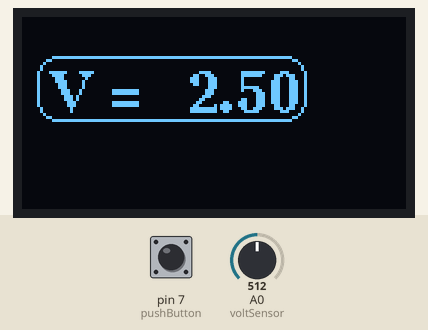
Simulated run of this sketch. Board: Arduino Uno, built with avr-gcc and run on an emulated ATmega328P. On the bench: 128×64 one-colour display. The test bench sets the inputs (shaded band); at power-on: A0 (voltSensor) = 512, pin 7 (pushButton) LOW.

Above: at 1.2 s.
1.3 s: A0 (voltSensor) set to 716
At 2.7 s:
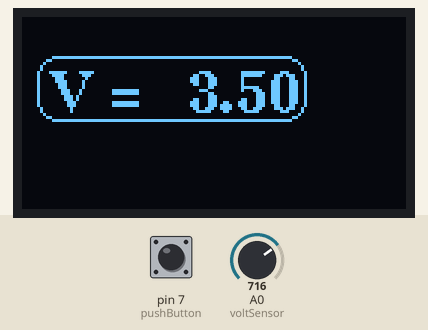
4.4 s: A0 (voltSensor) set to 900
At 5.3 s:
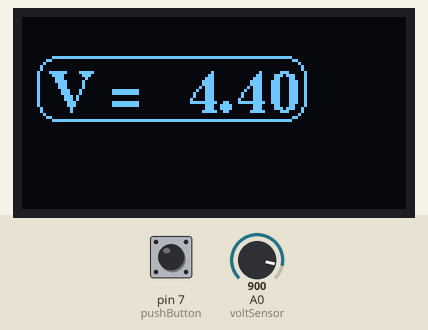
8.5 s: A0 (voltSensor) set to 0
At 9.5 s:
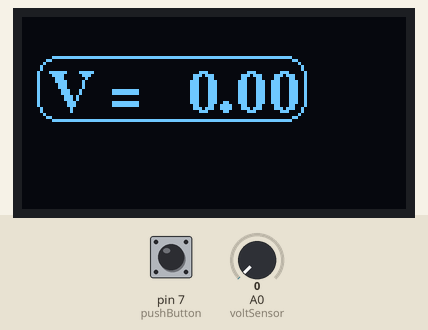
Timing chart, 0 to 11.0 s (numbered marks = the images above; inputs shaded):
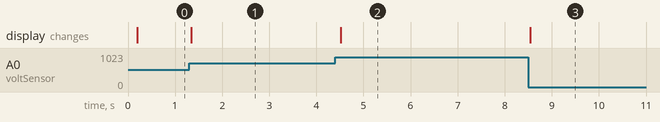

Measured:
- after the input at 1.3 s, the display: changes at once (image 1)
- after the input at 4.4 s, the display: changes after 0.12 s (image 2)
- after the input at 8.5 s, the display: changes after 0.05 s (image 3)

The sketch:

zumoBatteri.ino
```cpp
#include <Arduino.h>
#include <SPI.h>
#include <U8g2lib.h>

U8G2_SSD1306_128X64_NONAME_1_4W_SW_SPI u8g2(U8G2_R0, /* clock=*/13, /* data=*/11, /* cs=*/10, /* dc=*/9, /* reset=*/8);

int voltSensor = A0;
int potMeter = A1;
float temperatur;
int pushButton = 7;
bool buttonValue = false;
float voltage;
bool valg = 0;
bool a = false;

void setup()
{
    Serial.begin(9600);
    u8g2.begin();
    pinMode(pushButton, INPUT);
}

void button()
{
    if (digitalRead(pushButton) == HIGH)
    {
        a = true;
        Serial.print("a");
    }
    if ((digitalRead(pushButton) == LOW) && (a == true))
    {
        valg != valg;
        a = false;
        Serial.print("b");
    }
}

void voltReader()
{
    int sensorValue = analogRead(voltSensor);
    voltage = sensorValue * (5.0 / 1023.0);
}

void potMeterMaaler()
{
    int potMeterValue = analogRead(potMeter);
    temperatur = potMeterValue * (30.0 / 1023.0);
    Serial.println(temperatur);
    delay(300);
}

void skjerm()
{
    button();
    if (valg == false)
    {
        u8g2.firstPage();
        do
        {
            voltReader();
            u8g2.setFont(u8g2_font_ncenB14_tr);
            u8g2.drawRFrame(5, 13, 90, 22, 7);
            u8g2.setCursor(55, 32);
            u8g2.print(voltage);
            u8g2.drawStr(10, 32, "V =");
        } while (u8g2.nextPage());
    }
    if (valg == true)
    {
        u8g2.firstPage();
        do
        {
            potMeterMaaler();
            u8g2.setFont(u8g2_font_ncenB14_tr);
            u8g2.drawRFrame(5, 13, 90, 22, 7);
            u8g2.setCursor(55, 32);
            u8g2.print(temperatur);
            u8g2.drawStr(10, 32, "T =");
        } while (u8g2.nextPage());
    }
}


void loop()
{
    // potMeterMaaler();
    //  voltReader();
    skjerm();
}
```
